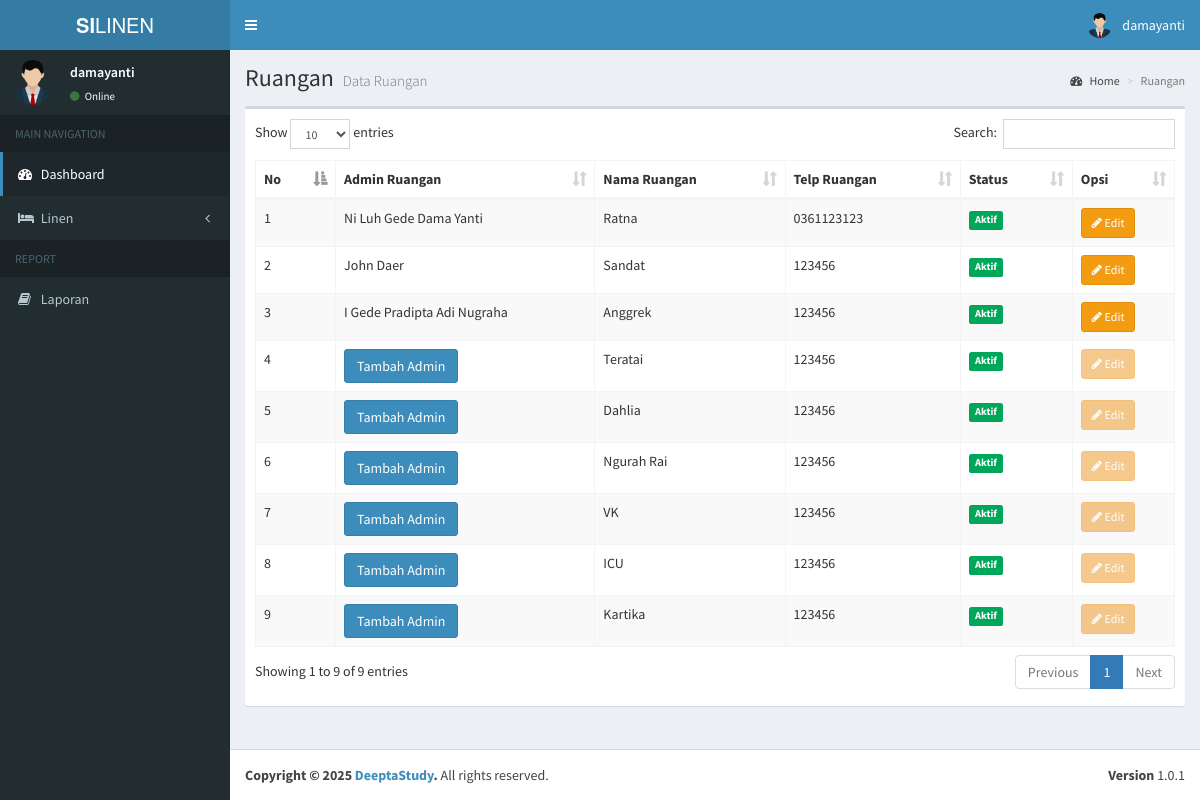
/admin/data_ruangan.php (signed in), run on an earlier commit of the app's database.
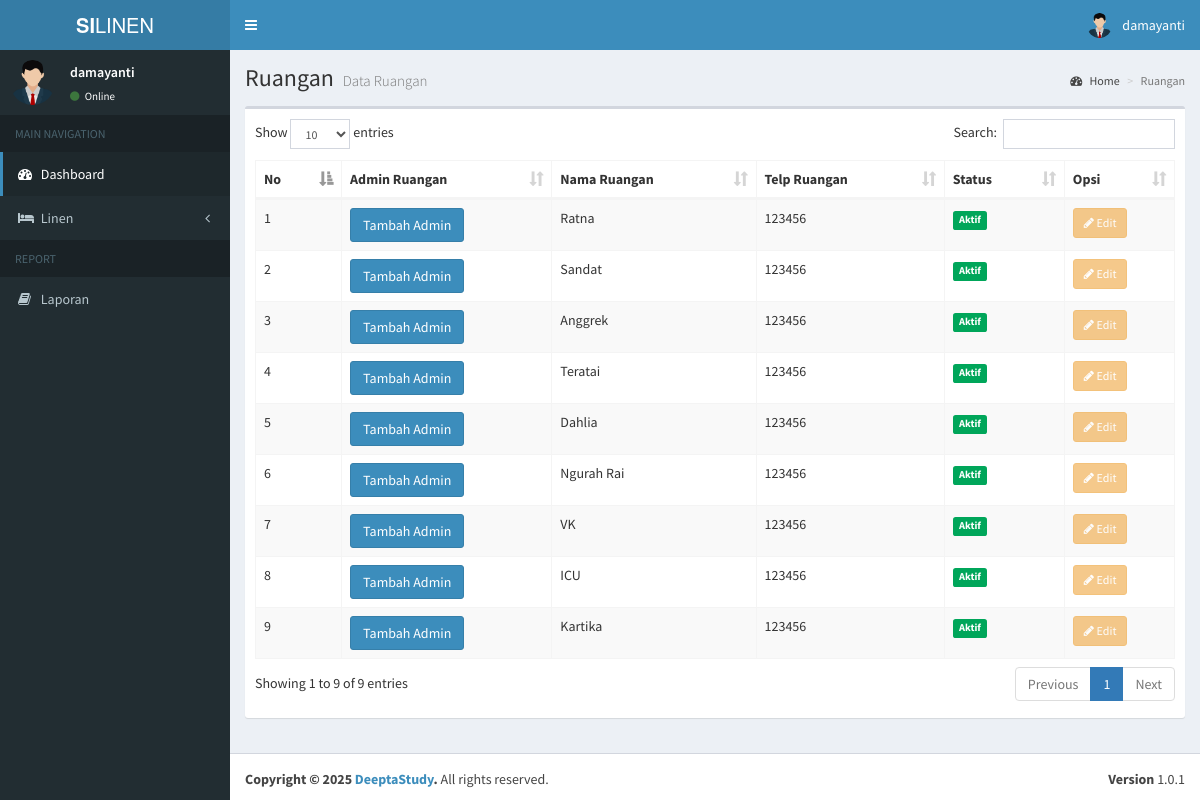
And on a later commit of the database.
### tables this page shows
CREATE TABLE `users` (
  `id` int(11) NOT NULL,
  `nama` varchar(100) NOT NULL,
  `username` varchar(100) NOT NULL,
  `email` varchar(100) NOT NULL,
  `password` varchar(100) NOT NULL,
  `hak_akses` varchar(25) NOT NULL,
  `status` int(11) NOT NULL,
  `status_ruangan` int(11) DEFAULT NULL
);

CREATE TABLE `ruangan` (
  `id` int(11) NOT NULL,
  `id_user` int(11) DEFAULT NULL,
  `nama_ruangan` varchar(199) NOT NULL,
  `telp_ruangan` varchar(15) NOT NULL,
  `status` int(11) NOT NULL
);

### admin/data_ruangan.php (the view, shortened to what this page needs)
<?php
include '../koneksi.php';
$additionalCSS = [
    '../assets/plugins/datatables/dataTables.bootstrap.css',
];
$pageTitle = "Ruangan";
$pageDesc = "Data Ruangan";
$dataQuery = mysqli_query($koneksi, "SELECT r.*, u.nama as nama_admin
                                    FROM ruangan r
                                    LEFT JOIN users u ON r.id_user = u.id");
?>
<section class="content">
    <div class="row">
        <div class="col-xs-12">
            <div class="box">
                <div class="box-body">
                    <table id="example1" class="table table-bordered table-striped">
                        <thead>
                            <tr>
                                <th>No</th>
                                <th>Admin Ruangan</th>
                                <th>Nama Ruangan</th>
                                <th>Telp Ruangan</th>
                                <th>Status</th>
                                <th>Opsi</th>
                            </tr>
                        </thead>
                        <tbody>
                            <?php
                            $no = 1;
                            while ($data = mysqli_fetch_assoc($dataQuery)):
                            ?>
                                <tr>
                                    <td><?= $no++; ?></td>
                                    <td>
                                        <?php if (empty($data['id_user'])): ?>
                                            <a href="tambah_admin_ruangan.php?id=<?= $data['id'] ?>" class="btn btn-primary">
                                                Tambah Admin
                                            <?php else: ?>
                                                <?= htmlspecialchars($data['nama_admin'] ?? 'Admin tidak ditemukan') ?>
                                            <?php endif; ?>
                                    </td>
                                    <td><?= htmlspecialchars($data['nama_ruangan']) ?></td>
                                    <td><?= htmlspecialchars($data['telp_ruangan']) ?></td>
                                    <td>
                                        <span class="label <?= ($data['status'] == 1) ? 'label-success' : 'label-danger' ?>">
                                            <?= ($data['status'] == 1) ? 'Aktif' : 'Nonaktif' ?>
                                        </span>
                                    </td>
                                    <td>
                                        <?php if (!empty($data['id_user'])): ?>
                                            <a href="edit_ruangan.php?id=<?= $data['id'] ?>" class="btn btn-sm btn-warning"><i class="fa fa-pencil"></i> Edit</a>
                                        <?php else: ?>
                                            <button class="btn btn-sm btn-warning" disabled><i class="fa fa-pencil"></i> Edit</button>
                                        <?php endif; ?>
                                    </td>
                                </tr>
                            <?php endwhile; ?>
                        </tbody>
                    </table>
                </div>
            </div>
        </div>
    </div>
</section>
<?php
$content = ob_get_clean();
include __DIR__ . '/../layouts/header.php';
echo $content;
include __DIR__ . '/../layouts/footer.php';
?>

### layouts/header.php (shortened to what this page needs)
<?php
    include '../koneksi.php';
    $username = $_SESSION['username'];
    $query = mysqli_query($koneksi, "SELECT * FROM users WHERE username = '$username'");
    $row = mysqli_fetch_assoc($query);
?>
<!DOCTYPE html>
<html>
<head>
    <link rel="stylesheet" href="../assets/bootstrap/css/bootstrap.min.css">
    <link rel="stylesheet" href="https://maxcdn.bootstrapcdn.com/font-awesome/4.4.0/css/font-awesome.min.css">
    <link rel="stylesheet" href="https://code.ionicframework.com/ionicons/2.0.1/css/ionicons.min.css">
    <link rel="stylesheet" href="../assets/dist/css/AdminLTE.min.css">
    <link rel="stylesheet" href="../assets/dist/css/skins/_all-skins.min.css">
    <link rel="stylesheet" href="../assets/plugins/iCheck/flat/blue.css">
    <link rel="stylesheet" href="../assets/plugins/morris/morris.css">
    <link rel="stylesheet" href="../assets/plugins/jvectormap/jquery-jvectormap-1.2.2.css">
    <?php if(!empty($additionalCSS)): ?>
        <?php foreach($additionalCSS as $css): ?>
            <link rel="stylesheet" href="<?= htmlspecialchars($css) ?>">
        <?php endforeach; ?>
    <?php endif; ?>
</head>
<body class="hold-transition skin-blue sidebar-mini">
    <div class="wrapper">
        <header class="main-header">
            <a href="#" class="logo">
                <span class="logo-lg"><b>SI</b>LINEN</span>
            </a>
            <nav class="navbar navbar-static-top" role="navigation">
                <a href="#" class="sidebar-toggle" data-toggle="offcanvas" role="button">
                </a>
                <div class="navbar-custom-menu">
                    <ul class="nav navbar-nav">
                        <li class="dropdown user user-menu">
                            <a href="#" class="dropdown-toggle" data-toggle="dropdown">
                                <img src="../assets/images/avatar.png" class="user-image" alt="User Image">
                                <span class="hidden-xs"><?= $row['username']; ?></span>
                            </a>
                        </li>
                    </ul>
                </div>
            </nav>
        </header>
        <div class="content-wrapper">
            <section class="content-header">
                <h1>
                    <?php echo isset($pageTitle) ? $pageTitle : 'Dashboard'; ?>
                    <small><?php echo isset($pageDesc) ? $pageDesc : 'Control Panel'; ?></small>
                </h1>
                <ol class="breadcrumb">
                    <li><a href="#"><i class="fa fa-dashboard"></i> Home</a></li>
                    <li class="active"><?php echo isset($pageTitle) ? $pageTitle : 'Dashboard'; ?></li>
                </ol>
            </section>
        <?php include __DIR__ . '/navigation.php'; ?>

### layouts/navigation.php (shortened to what this page needs)
<aside class="main-sidebar">
    <section class="sidebar">
        <div class="user-panel">
            <div class="pull-left image">
                <img src="../assets/images/avatar.png" class="img-circle" alt="User Image">
            </div>
            <div class="pull-left info">
                <p><?= $row['username']; ?></p>
                <a href="#"><i class="fa fa-circle text-success"></i> Online</a>
            </div>
        </div>
        <?php
            if ($row['hak_akses'] == 'admin') {
        ?>
        <ul class="sidebar-menu">
            <li class="header">MAIN NAVIGATION</li>
            <li class="<?= $_SESSION['active_menu'] == 'dashboard' ? 'active' : '' ?>">
                <a href="../admin/">
                    <i class="fa fa-dashboard"></i> <span>Dashboard</span>
                </a>
            </li>
            <li class="treeview <?= $_SESSION['active_menu'] == 'pengguna' ? 'active' : '' ?>">
                <a href="#">
                    <i class="fa fa-users"></i> <span>Pengguna</span>
                    <i class="fa fa-angle-left pull-right"></i>
                </a>
                <ul class="treeview-menu">
                    <li><a href="../admin/tambah_pengguna.php"><i class="fa fa-plus"></i> Tambah Pengguna Baru</a></li>
                    <li><a href="../admin/data_pengguna.php"><i class="fa fa-arrow-circle-right"></i> Data Pengguna</a></li>
                </ul>
            </li>
            <li class="<?= $_SESSION['active_menu'] == 'ruangan' ? 'active' : '' ?>">
                <a href="../admin/data_ruangan.php">
                    <i class="fa fa-building"></i> <span>Ruangan</span>
                </a>
            </li>
            <li class="treeview <?= $_SESSION['active_menu'] == 'linen' ? 'active' : '' ?>">
                <a href="#">
                    <i class="fa fa-bed"></i> <span>Linen</span>
                    <i class="fa fa-angle-left pull-right"></i>
                </a>
                <ul class="treeview-menu">
                    <li class="<?= $_SESSION['active_menu'] == 'tambah_linen' ? 'active' : '' ?>"><a href="#"><i class="fa fa-plus"></i> Tambah Linen Baru</a></li>
                    <li class="<?= $_SESSION['active_menu'] == 'linen' ? 'active' : '' ?>"><a href="../admin/data_linen.php"><i class="fa fa-arrow-circle-right"></i> Data Linen</a></li>
                </ul>
            </li>
            <li class="header">REPORT</li>
            <li><a href="#"><i class="fa fa-book"></i> <span>Laporan</span></a></li>
        </ul>
        <?php
            }else if($row['hak_akses'] == 'admin_ruangan'){
        ?>
        <ul class="sidebar-menu">
            <li class="header">MAIN NAVIGATION</li>
            <li class="active">
                <a href="#">
                    <i class="fa fa-dashboard"></i> <span>Dashboard</span>
                </a>
            </li>
            <li class="treeview">
                <a href="#">
                    <i class="fa fa-bed"></i> <span>Linen</span>
                    <i class="fa fa-angle-left pull-right"></i>
                </a>
            </li>
            <li class="header">REPORT</li>
            <li><a href="#"><i class="fa fa-book"></i> <span>Laporan</span></a></li>
        </ul>
        <?php
            }else if($row['hak_akses'] == 'petugas_laundry'){
        ?>
        <?php
            }else if($row['hak_akses'] == 'kepala_penanggung_jawab'){
        ?>
        <?php
            }
        ?>
    </section>
</aside>

### layouts/footer.php (shortened to what this page needs)
</div>
<footer class="main-footer">
    <div class="pull-right hidden-xs">
        <b>Version</b> 1.0.1
    </div>
    <strong>Copyright &copy; 2025 <a href="#">DeeptaStudy</a>.</strong> All rights
    reserved.
</footer>
    </div>
</body>
</html>

What changed in the data, as far as the page shows it:
changed ruangan "Ratna": telp_ruangan "0361123123" → "123456"; id_user.nama "Ni Luh Gede Dama Yanti" → (not shown); now shows "Tambah Admin"
changed ruangan "Sandat": id_user.nama "John Daer" → (not shown); now shows "Tambah Admin"
changed ruangan "Anggrek": id_user.nama "I Gede Pradipta Adi Nugraha" → (not shown); now shows "Tambah Admin"
